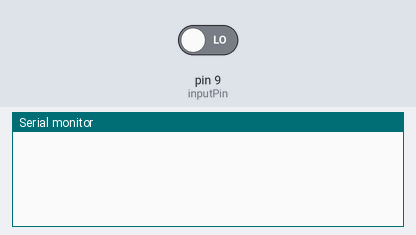
This sketch was run on a simulated Arduino Uno, built with avr-gcc and run on an emulated ATmega328P. Parts: the last lines printed to the serial monitor. Inputs (shaded band) come from the test bench; at power-on: pin 9 (inputPin) LOW.

Above: at 1.2 s.
1.3 s: pin 9 (inputPin) driven HIGH
At 2.4 s:
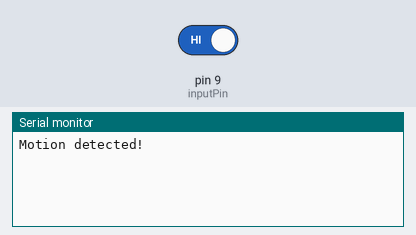
2.8 s: pin 9 (inputPin) driven LOW
At 3.5 s:
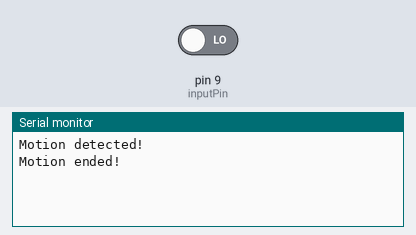

The sketch:

IR_HUMAN_SENSOR.ino
```cpp
int inputPin = 9;
int pirState = LOW;
int val = 0;

void setup() {
  pinMode(inputPin, INPUT);
  Serial.begin(9600);
}

void loop(){
  val = digitalRead(inputPin);
  if (val == HIGH) {
    if (pirState == LOW) {
      Serial.println("Motion detected!");
      pirState = HIGH;
    }
  } else {
    if (pirState == HIGH){
      Serial.println("Motion ended!");
      pirState = LOW;
    }
  }
}
```

Measured:
- after the input at 1.3 s, the serial monitor: prints a new line at once (image 1)
- after the input at 2.8 s, the serial monitor: prints a new line at once (image 2)
